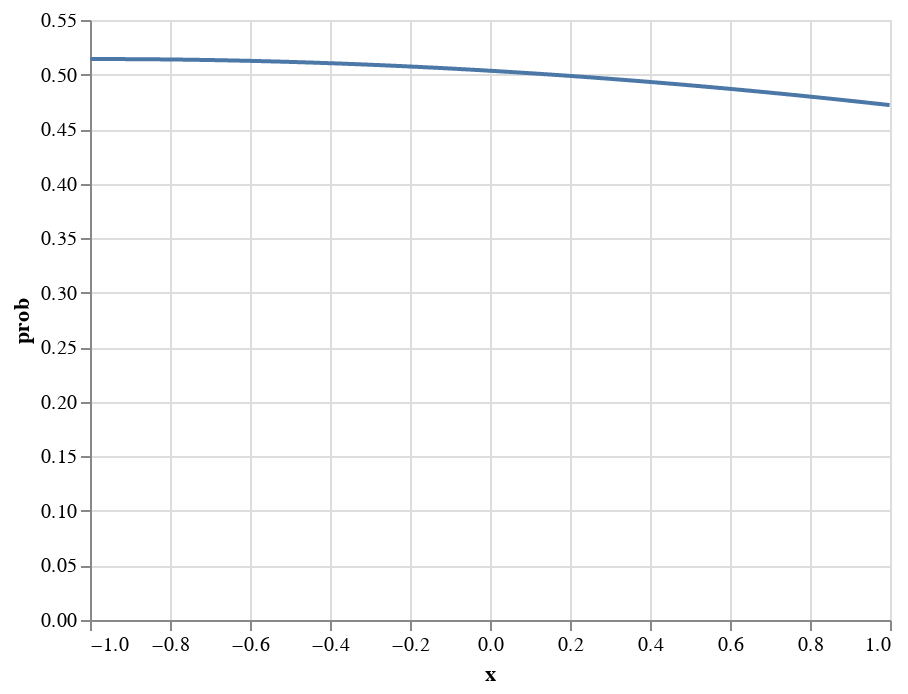

Notebook cell for this chart:
### Code cell
mu, log_std = fit_data(data, partial(SquashedMeanTruncatedNormal, a=-1, b=1))
print(torch.tanh(mu).item(), log_std.exp().item())

### Figure 1 — Vega-Lite specification as saved in the notebook (floating-point values rounded to 4 significant figures; data arrays with more than 128 entries replaced by an {"elided": "..."} marker saying what was removed)
{"config": {"view": {"continuousWidth": 400, "continuousHeight": 300}}, "data": {"name": "data-a885be96b329eac3d21f90ae9fdf5b23"}, "mark": "line", "encoding": {"x": {"type": "quantitative", "field": "x"}, "y": {"type": "quantitative", "field": "prob"}}, "$schema": "https://vega.github.io/schema/vega-lite/v4.8.1.json", "datasets": {"data-a885be96b329eac3d21f90ae9fdf5b23": {"elided": "1000 records"}}}
